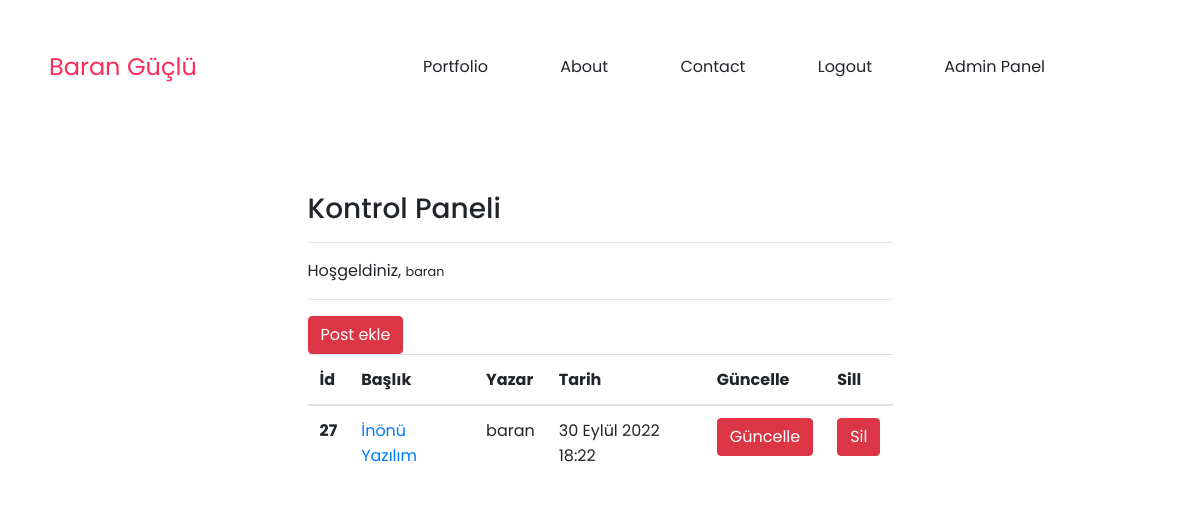
/posts/dashboard/ (signed in), run on an earlier commit of the app's database.
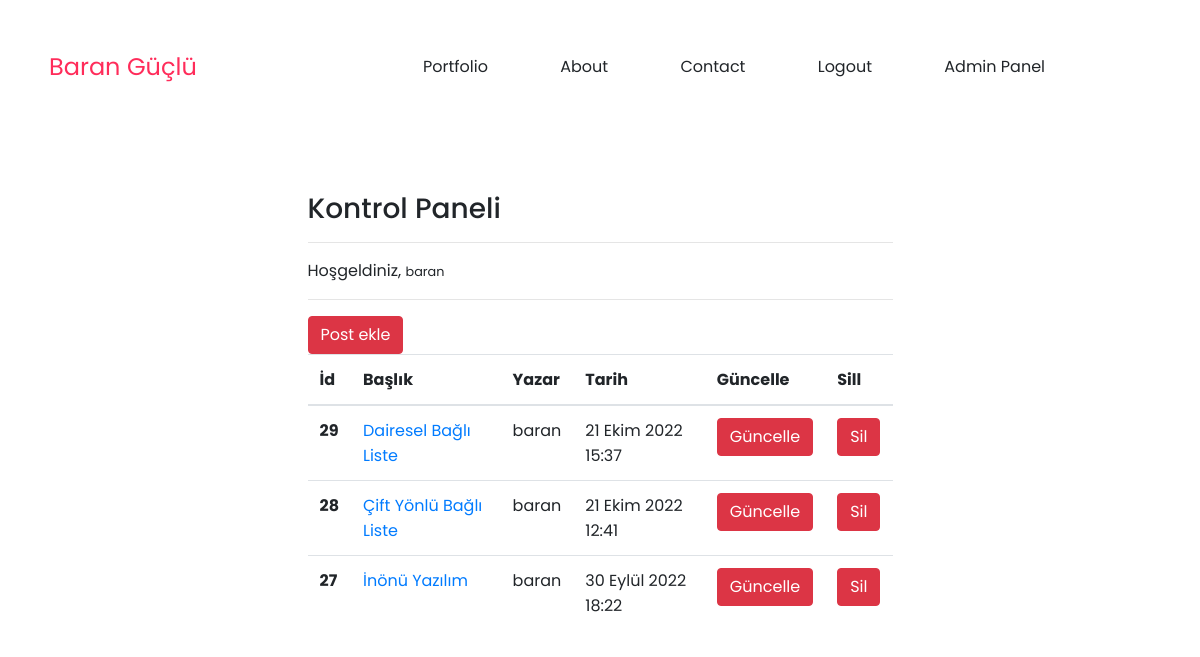
And on a later commit of the database.
### Post/models.py (models this page shows, shortened)
class Post(models.Model):
    author=models.ForeignKey("auth.User",on_delete=models.CASCADE,verbose_name="Kullanıcı")
    title = models.CharField(max_length=50,verbose_name="Başlık")
    content=RichTextField()
    created_date=models.DateTimeField(auto_now_add=True,verbose_name="Tarih")
    post_image=models.FileField(blank=True,null=True,verbose_name="Posta fotoğraf ekleyin")
    class Meta:
        ordering = ['-created_date']

### Post/views.py (the view)
# urls.py: path("dashboard/",views.dashboard,name="dashboard"),
@login_required(login_url="user:login")
def dashboard(request):
    posts=Post.objects.filter(author=request.user)
    context={
        "posts":posts
    }
    return render(request,"dashboard.html",context)

### templates/dashboard.html (shortened to what this page needs)
<html>
{% load static %}
<head>
    <link rel="stylesheet" href="https://cdnjs.cloudflare.com/ajax/libs/animate.css/3.7.0/animate.min.css">
    <link rel="stylesheet" href="https://cdn.jsdelivr.net/npm/bootstrap@4.0.0/dist/css/bootstrap.min.css">
    <link rel="stylesheet" href="https://use.fontawesome.com/releases/v5.7.1/css/all.css">
    <link rel="stylesheet" href="{% static 'css/index.css'%}">
</head>
<body>
    <header id="header" class="animated slideInDown" style="animation-delay:1.8s;">
        <table>
            <tr>
                <td id="logo">Baran Güçlü</td>
                <td id="navigation">
                    <a href="/">Portfolio</a>
                    <a href="/">About</a>
                    <a href="/">Contact</a>
                    {% if request.user.is_authenticated %}
                        <a href="{% url 'user:logout'%}">Logout</a>
                        <a href="{% url 'post:dashboard'%}">Admin Panel</a>
                    {% else %}
                        <a href="{% url 'user:login'%}">Login</a>
                    {% endif%}
                </td>
            </tr>
        </table>
    </header>
<br><br><br><br><br><br><br><br>
<div class="row">
    <div class="col-md-6 offset-md-3">
        <h3>Kontrol Paneli</h3>
        <hr>
        <p>Hoşgeldiniz, <small>{{request.user.username}}</small></p>
        <hr>
        <a class="btn btn-danger" href="{% url 'post:addpost'%}">Post ekle</a>
        {% if posts %}
        <table class="table">
  <thead>
    <tr>
        <th scope="col">İd</th>
        <th scope="col">Başlık</th>
        <th scope="col">Yazar</th>
        <th scope="col">Tarih</th>
        <th scope="col">Güncelle</th>
        <th scope="col">Sill</th>
    </tr>
  </thead>
  <tbody>
    {% for post in posts %}
        <tr>
            <th scope="row">{{post.id}}</th>
            <td><a href="{% url 'post:detail' post.id %}">{{post.title}}</a></td>
            <td>{{post.author.username}}</td>
            <td>{{post.created_date}}</td>
            <td><a href="{% url 'post:update' post.id %}" class="btn btn-danger">Güncelle</a></td>
            <td><a href="{% url 'post:delete' post.id %}" class="btn btn-danger">Sil</a></td>
        </tr>
    {% endfor %}
  </tbody>
</table>
        {% else %}
        <div class="alert alert-danger">Henüz post mevcut değil.</div>
        {% endif %}
    </div>
</div>
</body>
</html>

What changed in the data, as far as the page shows it:
added Post: id "29", title "Dairesel Bağlı Liste", author.username "baran", created_date "21 Ekim 2022 15:37"
added Post: id "28", title "Çift Yönlü Bağlı Liste", author.username "baran", created_date "21 Ekim 2022 12:41"
